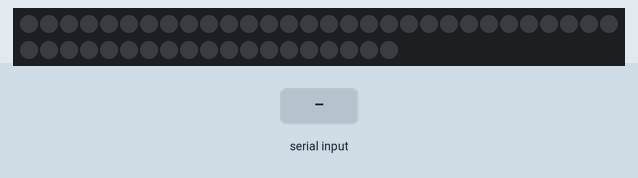
The sketch below on a simulated Arduino Uno, built with avr-gcc and run on an emulated ATmega328P. Shown: 49 RGB LEDs in strip order, left to right, continuing on the next row. The test bench sets the inputs (shaded band). The strip is taken to match the declared colour order.

Above: at 1.2 s.
1.3 s: "1\n" received over Serial
At 1.46 s:
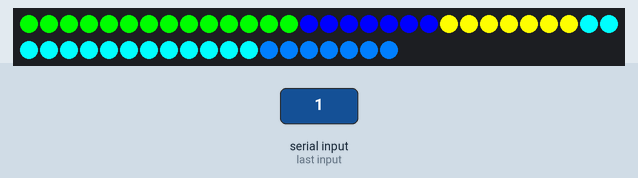
3.7 s: "on\n" received over Serial
At 6.1 s:
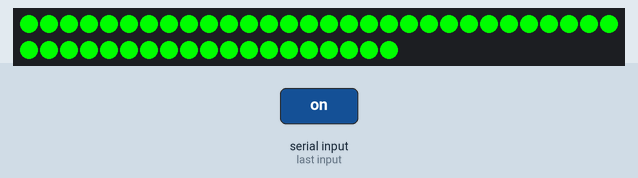
6.7 s: "1\n" received over Serial
At 7.49 s:
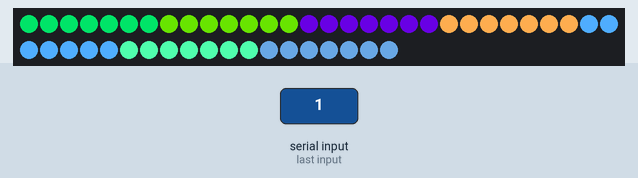
9.7 s: "off\n" received over Serial
At 11.6 s:
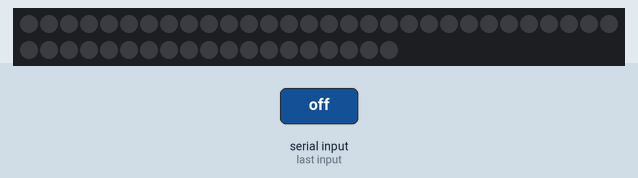
12.2 s: "1\n" received over Serial
At 13.31 s:
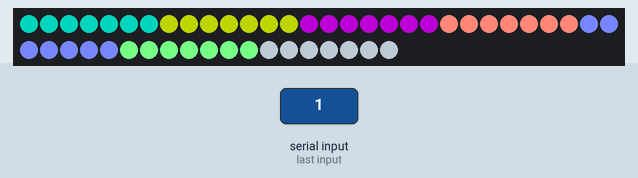
Timing chart, 0 to 15.2 s (numbered marks = the images above; inputs shaded):
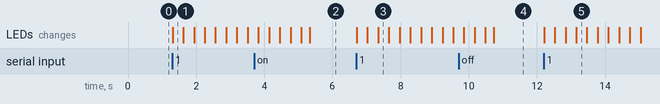

Measured:
- after the input at 1.3 s, the LEDs: change at once (image 1)
- after the input at 3.7 s, the LEDs: first differ from a run without the input after 1.6 s (image 2)
- after the input at 6.7 s, the LEDs: first change at once (image 3 shows a later state)
- after the input at 9.7 s, the LEDs: first differ from a run without the input after 1.0 s (image 4)
- after the input at 12.2 s, the LEDs: first change at once (image 5 shows a later state)

The sketch:

TwoColorRainbowTemplate.ino
```cpp
// Libraries.
#include <Adafruit_NeoPixel.h>
#ifdef __AVR__
  #include <avr/power.h>
#endif

// Definitions.
#define PIN 6 // Which pin.
#define STRIPS  7 // Amount of strips.
#define PPS  7 // Pixels per strip.
#define NUMPIXELS   STRIPS * PPS // The number of pixels.
#define BRIGHTNESS  250 // Brightness of the LEDs.

String command; // Input.
int dv = 10; // Delayvalue.

Adafruit_NeoPixel pixels = Adafruit_NeoPixel(NUMPIXELS, PIN, NEO_RGB + NEO_KHZ800);

void setup() // This function gets called once at the beginning.
{
  // Initialize the serial connection
  Serial.begin ( 9600 );
  pixels.setBrightness ( BRIGHTNESS );
  pixels.begin (); // This initializes the NeoPixel library.
  pixels.show (); // Initialize all pixels to 'off'
}

int redGreen ( int k, int c )
{
  int r, g, b;
  k = k % 256;

  if ( k <= 127 )
  {
    r = 255 - k*2;
    g = k*2;
    b = 0;
  }

  else
  {
    r = ( k - 128 ) * 2;
    g = 255 - ( k - 128 ) * 2;
    b = 0;
  }

  if (c == 0) { return r; }
  if (c == 1) { return g; }
  if (c == 2) { return b; }
}

int redBlue ( int k, int c )
{
  int r, g, b;
  k = k % 256;

  if ( k <= 127 )
  {
    r = 255 - k*2;
    g = 0;
    b = k*2;
  }

  else
  {
    r = ( k - 128 ) * 2;
    g = 0;
    b = 255 - ( k - 128 ) * 2;
  }

  if (c == 0) { return r; }
  if (c == 1) { return g; }
  if (c == 2) { return b; }
}

int greenBlue ( int k, int c )
{
  int r, g, b;
  k = k % 256;

  if ( k <= 127 )
  {
    r = 0;
    g = 255 - k*2;
    b = k*2;
  }

  else
  {
    r = 0;
    g = ( k - 128 ) * 2;
    b = 255 - ( k - 128 ) * 2;
  }

  if (c == 0) { return r; }
  if (c == 1) { return g; }
  if (c == 2) { return b; }
}

void lightsOn ()
{
  for ( int i = 0; i < STRIPS; i++ )
  {
    for ( int j = 0; j < PPS; j++ )
    {
      pixels.setPixelColor ( i*PPS + j, pixels.Color ( 0, 255, 0 ) );
    }
  }
}

void twoColorRainbows ()
{
  for ( int k = 0; k < 256; k++ )
  {
    for ( int i = 0; i < STRIPS; i++ )
    {
      for ( int j = 0; j < PPS; j++ )
      {
        if ( i == 0 )
        {
          pixels.setPixelColor ( i*PPS + j, pixels.Color ( redGreen ( k, 2 ), redGreen ( k, 0 ), redGreen ( k, 1 ) ) );
        }

        if ( i == 1 )
        {
          pixels.setPixelColor ( i*PPS + j, pixels.Color ( redBlue ( k, 2 ), redBlue ( k, 0 ), redBlue ( k, 1 ) ) );
        }

        if ( i == 2 )
        {
          pixels.setPixelColor ( i*PPS + j, pixels.Color ( greenBlue ( k, 2 ), greenBlue ( k, 0 ), greenBlue ( k, 1 ) ) );
        }

        if ( i == 3 )
        {
          pixels.setPixelColor ( i*PPS + j, pixels.Color ( 255, redGreen ( k, 0 ), redGreen ( k, 1 ) ) );
        }

        if ( i == 4 )
        {
          pixels.setPixelColor ( i*PPS + j, pixels.Color ( redBlue ( k, 2 ), redBlue ( k, 0 ), 255 ) );
        }

        if ( i == 5 )
        {
          pixels.setPixelColor ( i*PPS + j, pixels.Color ( greenBlue ( k, 2 ), 255, greenBlue ( k, 1 ) ) );
        }

        if ( i == 6 )
        {
          pixels.setPixelColor ( i*PPS + j, pixels.Color ( greenBlue ( k, 2 ), 128, greenBlue ( k, 1 ) ) );
        }
      }
    }

    pixels.show ();
    delay(dv);
  }
}

void lightsOff ()
{
  for ( int i = 0; i < STRIPS; i++ )
  {
    for ( int j = 0; j < PPS; j++ )
    {
      pixels.setPixelColor ( i*PPS + j, pixels.Color ( 0, 0, 0 ) );
    }
  }
}

void loop ()
{
  if ( Serial.available() > 0 )
  {
    command = Serial.readStringUntil('\n');
  }

  if ( command == "on" )
  {
    lightsOn ();
    pixels.show ();
  }

  if ( command == "1" )
  {
    twoColorRainbows ();
  }

  if ( command == "off" )
  {
    lightsOff ();
    pixels.show ();
  }
}
```
